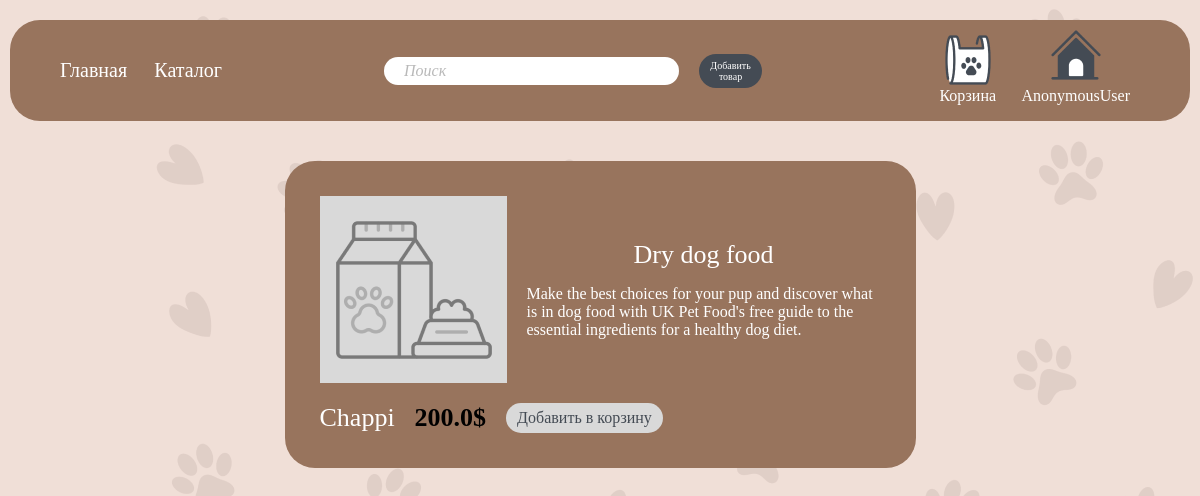
The app's page /shop/product/1, older data.
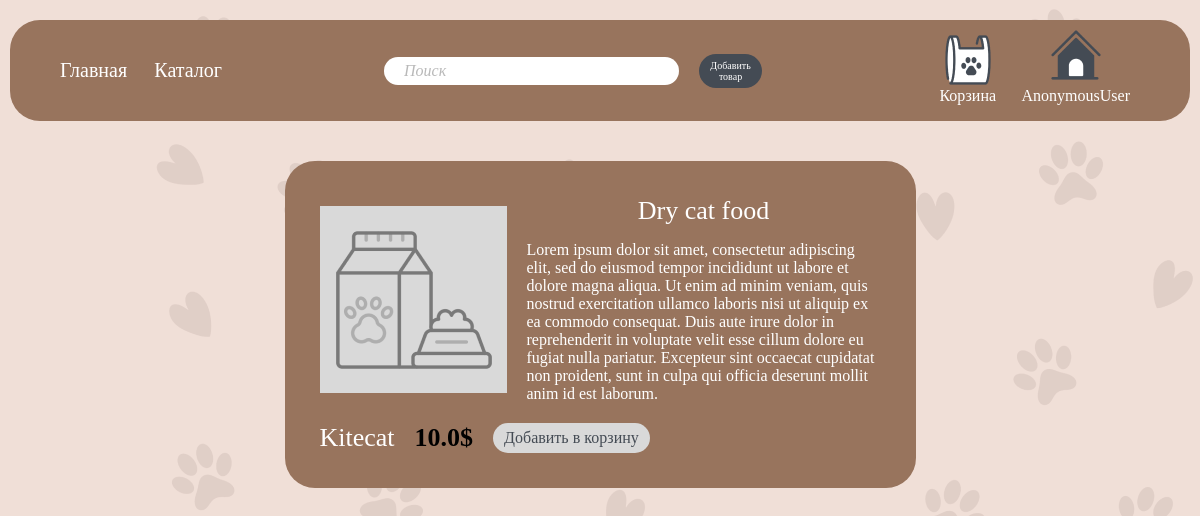
The same page, newer data.
### shop/models.py (models this page shows, shortened)
class Product(models.Model):
    class Available(models.IntegerChoices):
        OUT = 0, 'Out stock'
        ON = 1, 'On stock'
    title = models.CharField(max_length=60)
    description = models.CharField(max_length=80)
    information = models.TextField(null=True)
    price = models.FloatField()
    is_available = models.BooleanField(choices=Available.choices, default=Available.ON)
    animal = models.ManyToManyField(Animal)
    catalog = models.ForeignKey(Catalog, on_delete=models.PROTECT)
    objects = models.Manager()
    available = Available_Products()
    class Meta():
        verbose_name = 'Product'
        verbose_name_plural = 'Products'

### shop/views.py (the view)
# urls.py: path('product/<int:prdt_id>', views.product, name='product'),
def product(request, prdt_id):
    product = get_object_or_404(Product, pk=prdt_id)
    info = {
        'product': product,
        }
    return render (request, 'shop/product.html', info)

### templates/shop/product.html (shortened to what this page needs)
{% extends 'shop/layout.html' %}
{% block content %}
    <div class="wrapper">
        <div class="product">
            <div class="product_info-up">
                <img src="/static/img/shop/no-product-img.png" alt="no-img">
                <div class="product_info-text">
                    <span>{{ product.description }}</span>
                    <p>{{ product.information }}</p>
                </div>
            </div>
            <div class="product_info-down">
                <span>{{ product.title }}</span>
                <h3>{{ product.price }}$</h3>
                <a href="{% url 'order' product.id %}"><button>Добавить в корзину</button></a>
            </div>
        </div>
    </div>
{% endblock %}

Row changes from the older to the newer data that the page shows:
changed Product: description "Dry dog food" → "Dry cat food"; information "Make the best choices for your pup and discover what is in dog food with UK Pet Food's free guide to the essential ingredients for a healthy dog diet." → "Lorem ipsum dolor sit amet, consectetur adipiscing elit, sed do eiusmod tempor incididunt ut labore et dolore magna aliqua. Ut enim ad minim veniam, quis nostrud exercitation ullamco laboris nisi ut aliquip ex ea commodo consequat. Duis aute irure dolor in reprehenderit in voluptate velit esse cillum dolore eu fugiat nulla pariatur. Excepteur sint occaecat cupidatat non proident, sunt in culpa qui officia deserunt mollit anim id est laborum."; title "Chappi" → "Kitecat"; price "200.0" → "10.0"
